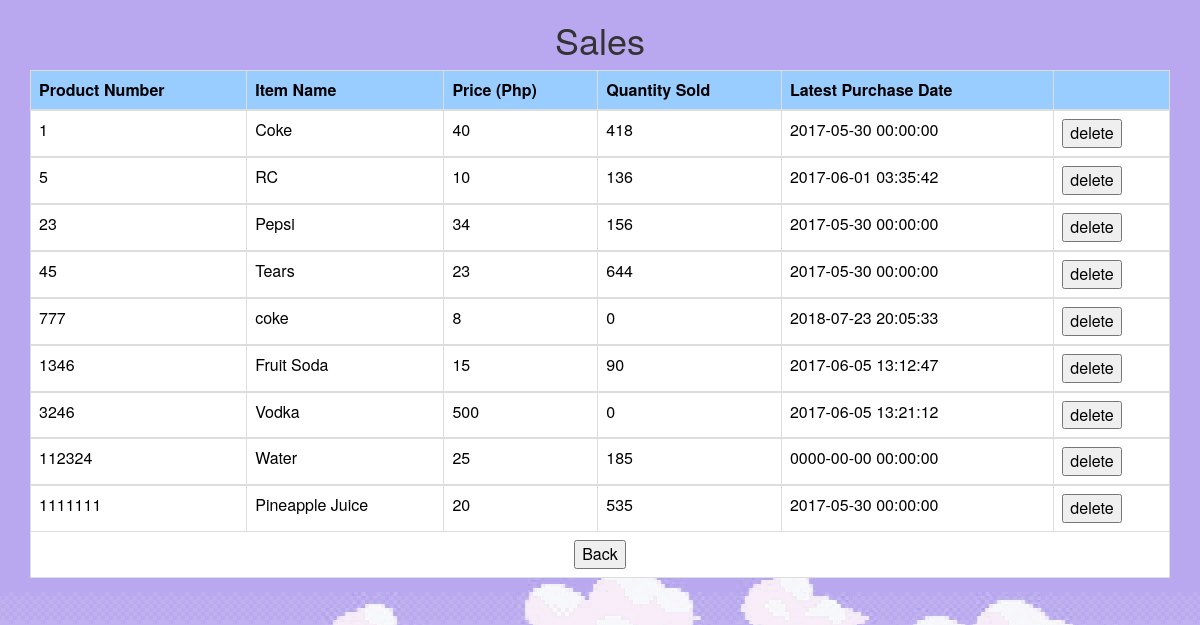
The page /sales.php on the database its author committed.
### tables this page shows
CREATE TABLE `tbl_sales` (
  `prd_num` int(100) NOT NULL,
  `item_name` varchar(100) NOT NULL,
  `price` int(100) NOT NULL,
  `qty_sold` int(100) NOT NULL,
  `Date` datetime NOT NULL DEFAULT CURRENT_TIMESTAMP,
  `qty_buy` int(11) NOT NULL
);

### sales.php (the view, shortened to what this page needs)
<html>
<head>
<center><h1>Sales</h1></center>
  <link rel="stylesheet" href="https://maxcdn.bootstrapcdn.com/bootstrap/3.3.7/css/bootstrap.min.css">
</head>
<body background="bg1.jpg">
<?php
$con = mysql_connect("localhost","root","");
$sql = "SELECT * FROM  tbl_sales";
$result = mysql_query($sql, $con);
?>
<div class="container">
<table class="table table-bordered">
    <thead>
<?php
echo "
<tr>
<th>Product Number</th>
<th>Item Name</th>
<th>Price (Php)</th>
<th>Quantity Sold</th>
<th>Latest Purchase Date</th>
<th> </th>
</tr> </thead>";
?>
<?php
while($row = mysql_fetch_array($result))
  {
  echo "<tbody><tr>";
echo "<td>" . $row['prd_num'] . "</td>";
  echo "<td>" . $row['item_name'] . "</td>";
  echo "<td>" . $row['price'] . "</td>";
  echo "<td>" . $row['qty_sold'] . "</td>";
  echo "<td>" . $row['Date'] . "</td>";
  ?>
	<td><input type="button" name="delete" value="delete" onclick="location='delete2.php?pdn= <?php echo $row['prd_num'] ?>'" /></td>
  <?php
  echo "</tr>";
  }
echo "<td colspan=6><center>";
?>
<input type="button" name = "back" value="Back" onclick="location='firstpage.php'"/></center></td></tbody>
</table>
</div>
</body>
</html>

### sales.php (style rules this page uses)
td { background-color: #FFFFFF; color: black; }
th { background-color: #99CCFF; color: black; }

### rows shown on the page
tbl_sales: prd_num "1", item_name "Coke", price "40", qty_sold "418", Date "2017-05-30 00:00:00"
tbl_sales: prd_num "5", item_name "RC", price "10", qty_sold "136", Date "2017-06-01 03:35:42"
tbl_sales: prd_num "23", item_name "Pepsi", price "34", qty_sold "156", Date "2017-05-30 00:00:00"
tbl_sales: prd_num "45", item_name "Tears", price "23", qty_sold "644", Date "2017-05-30 00:00:00"
tbl_sales: prd_num "777", item_name "coke", price "8", qty_sold "0", Date "2018-07-23 20:05:33"
tbl_sales: prd_num "1346", item_name "Fruit Soda", price "15", qty_sold "90", Date "2017-06-05 13:12:47"
tbl_sales: prd_num "3246", item_name "Vodka", price "500", qty_sold "0", Date "2017-06-05 13:21:12"
tbl_sales: prd_num "112324", item_name "Water", price "25", qty_sold "185", Date "0000-00-00 00:00:00"
tbl_sales: prd_num "1111111", item_name "Pineapple Juice", price "20", qty_sold "535", Date "2017-05-30 00:00:00"
